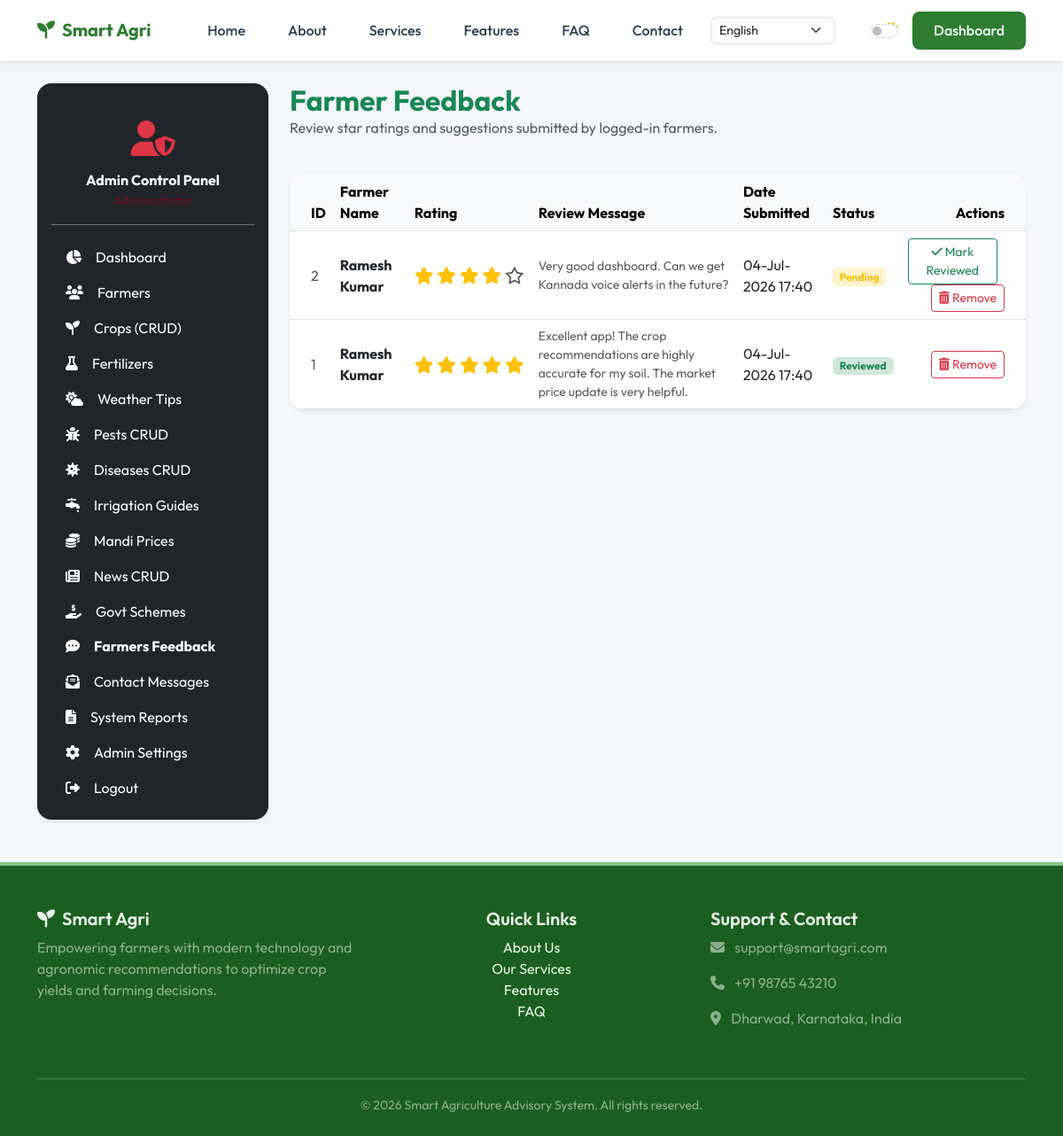
/admin/feedback (signed in), run on the app's committed database.
### app/models.py (models this page shows, shortened)
class Feedback(db.Model):
    __tablename__ = 'feedback'
    id = db.Column(db.Integer, primary_key=True)
    user_id = db.Column(db.Integer, db.ForeignKey('users.id'), nullable=True)
    rating = db.Column(db.Integer, nullable=False)
    message = db.Column(db.Text, nullable=False)
    status = db.Column(db.String(50), default='Pending')  # Pending, Reviewed
    submitted_at = db.Column(db.DateTime, default=datetime.utcnow)

class User(db.Model, UserMixin):
    __tablename__ = 'users'
    id = db.Column(db.Integer, primary_key=True)
    username = db.Column(db.String(50), unique=True, nullable=False)
    password = db.Column(db.String(255), nullable=False)
    email = db.Column(db.String(100), unique=True, nullable=False)
    name = db.Column(db.String(100), nullable=False)
    phone = db.Column(db.String(15), nullable=True)
    state = db.Column(db.String(50), nullable=True)
    district = db.Column(db.String(50), nullable=True)
    soil_type = db.Column(db.String(50), nullable=True)
    farm_size = db.Column(db.Float, nullable=True)
    profile_pic = db.Column(db.String(200), default='default.jpg')
    created_at = db.Column(db.DateTime, default=datetime.utcnow)
    recommendations = db.relationship('CropRecommendation', backref='farmer', lazy=True, cascade="all, delete-orphan")
    feedbacks = db.relationship('Feedback', backref='farmer', lazy=True, cascade="all, delete-orphan")
    notifications = db.relationship('Notification', backref='farmer', lazy=True, cascade="all, delete-orphan")

### app/routes/admin.py (the view)
@admin_bp.route('/feedback', methods=['GET'])
@admin_required
def view_feedback():
    feedbacks = Feedback.query.order_by(Feedback.submitted_at.desc()).all()
    return render_template('admin/feedback.html', feedbacks=feedbacks)

### app/__init__.py (called while the page is built)
@login_manager.user_loader
def load_user(user_id):
    role = session.get('user_role')
    if role == 'admin':
        return Admin.query.get(int(user_id))
    return User.query.get(int(user_id))

### app/routes/admin.py (called while the page is built)
def admin_required(f):
    @wraps(f)
    def decorated_function(*args, **kwargs):
        if not current_user.is_authenticated or session.get('user_role') != 'admin':
            flash('Access restricted to Administrators. Please log in.', 'danger')
            return redirect(url_for('public.admin_login'))
        return f(*args, **kwargs)
    return decorated_function

### app/templates/admin/feedback.html (shortened to what this page needs)
{% extends 'admin_base.html' %}
{% block admin_content %}
<div class="row">
    <div class="col-12 mb-4">
        <h2 class="fw-bold mb-0 text-success">Farmer Feedback</h2>
        <p class="text-muted">Review star ratings and suggestions submitted by logged-in farmers.</p>
    </div>
</div>
<div class="row">
    <div class="col-12">
        <div class="card card-custom border-0 shadow-sm">
            <div class="table-responsive">
                <table class="table table-hover align-middle mb-0">
                    <thead class="table-light">
                        <tr>
                            <th class="ps-4">ID</th>
                            <th>Farmer Name</th>
                            <th>Rating</th>
                            <th>Review Message</th>
                            <th>Date Submitted</th>
                            <th>Status</th>
                            <th class="pe-4 text-end">Actions</th>
                        </tr>
                    </thead>
                    <tbody>
                        {% if feedbacks %}
                            {% for f in feedbacks %}
                            <tr>
                                <td class="ps-4 text-muted">{{ f.id }}</td>
                                <td class="fw-bold">{{ f.farmer.name if f.farmer else 'Anonymous' }}</td>
                                <td>
                                    <div class="rating-stars">
                                        {% for i in range(f.rating) %}
                                        <i class="fas fa-star text-warning"></i>
                                        {% endfor %}
                                        {% for i in range(5 - f.rating) %}
                                        <i class="far fa-star text-muted"></i>
                                        {% endfor %}
                                    </div>
                                </td>
                                <td class="small text-muted">{{ f.message }}</td>
                                <td>{{ f.submitted_at.strftime('%d-%b-%Y %H:%M') }}</td>
                                <td>
                                    <span class="badge {% if f.status == 'Reviewed' %}bg-success-subtle text-success{% else %}bg-warning-subtle text-warning{% endif %}">
                                        {{ f.status }}
                                    </span>
                                </td>
                                <td class="pe-4 text-end">
                                    {% if f.status == 'Pending' %}
                                    <a href="{{ url_for('admin.review_feedback', id=f.id) }}" class="btn btn-sm btn-outline-success me-2">
                                        <i class="fas fa-check"></i> Mark Reviewed
                                    </a>
                                    {% endif %}
                                    <a href="{{ url_for('admin.delete_feedback', id=f.id) }}" class="btn btn-sm btn-outline-danger btn-delete-confirm" data-confirm-message="Are you sure you want to delete this feedback review?">
                                        <i class="fas fa-trash-alt"></i> Remove
                                    </a>
                                </td>
                            </tr>
                            {% endfor %}
                        {% else %}
                            <tr>
                                <td colspan="7" class="text-center py-4 text-muted">No feedbacks have been received yet.</td>
                            </tr>
                        {% endif %}
                    </tbody>
                </table>
            </div>
        </div>
    </div>
</div>
{% endblock %}

### app/static/css/style.css (style rules this page uses)
:root { --primary-color: #2e7d32; --primary-dark: #1b5e20; --primary-light: #81c784; --accent-color: #4caf50; --accent-light: #e8f5e9; --body-bg: #f4f6f9; --card-bg: #ffffff; --text-color: #2c3e50; --text-muted: #6c757d; --border-color: #dee2e6; --sidebar-bg: #1e4620; --sidebar-text: #ffffff; --sidebar-hover: #2e7d32; --sidebar-active: #388e3c; --header-bg: #ffffff; --footer-bg: #1b5e20; --footer-text: #e8f5e9; }
body { background-color: var(--body-bg); color: var(--text-color); font-family: 'Outfit', sans-serif; transition: background-color 0.3s ease, color 0.3s ease; display: flex; flex-direction: column; min-height: 100vh; }
h1, h2, h3, h4, h5, h6 { font-family: 'Outfit', sans-serif; font-weight: 600; }
.card-custom { background-color: var(--card-bg); border: 1px solid var(--border-color); border-radius: 16px; box-shadow: 0 4px 20px rgba(0,0,0,0.02); transition: transform 0.3s ease, box-shadow 0.3s ease, border-color 0.3s ease; overflow: hidden; }
.rating-stars { display: flex; gap: 0.25rem; color: #ffc107; font-size: 1.2rem; }

### data on the page
Feedback: id "2", farmer "Ramesh Kumar", rating 4 (drawn), message "Very good dashboard. Can we get Kannada voice alerts in the future?", submitted_at "04-Jul-2026 17:40", status "Pending"
Feedback: id "1", farmer "Ramesh Kumar", rating 5 (drawn), message "Excellent app! The crop recommendations are highly accurate for my soil. The market price update is very helpful.", submitted_at "04-Jul-2026 17:40", status "Reviewed"
